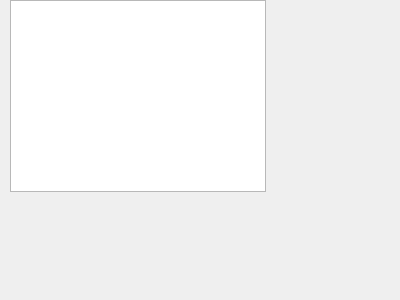
<?xml version="1.0" encoding="UTF-8"?>
<ui version="4.0">
 <class>Form</class>
 <widget class="QWidget" name="Form">
  <property name="geometry">
   <rect>
    <x>0</x>
    <y>0</y>
    <width>400</width>
    <height>300</height>
   </rect>
  </property>
  <property name="windowTitle">
   <string>Form</string>
  </property>
  <widget class="QListView" name="listView">
   <property name="geometry">
    <rect>
     <x>10</x>
     <y>0</y>
     <width>256</width>
     <height>192</height>
    </rect>
   </property>
  </widget>
 </widget>
 <resources/>
 <connections/>
</ui>
